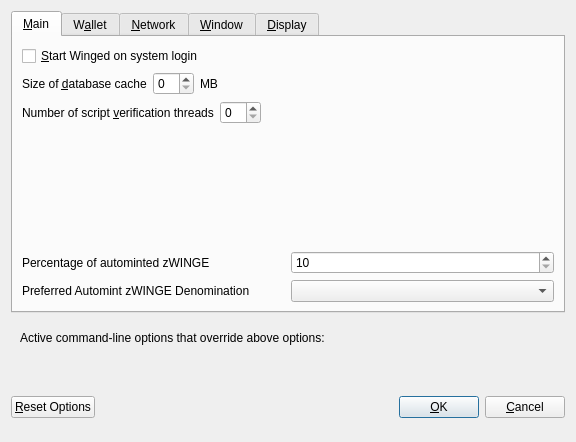
<?xml version="1.0" encoding="UTF-8"?>
<ui version="4.0">
 <class>OptionsDialog</class>
 <widget class="QDialog" name="OptionsDialog">
  <property name="geometry">
   <rect>
    <x>0</x>
    <y>0</y>
    <width>576</width>
    <height>442</height>
   </rect>
  </property>
  <property name="windowTitle">
   <string>Options</string>
  </property>
  <property name="modal">
   <bool>true</bool>
  </property>
  <layout class="QVBoxLayout" name="verticalLayout">
   <item>
    <widget class="QTabWidget" name="tabWidget">
     <property name="currentIndex">
      <number>0</number>
     </property>
     <widget class="QWidget" name="tabMain">
      <attribute name="title">
       <string>&amp;Main</string>
      </attribute>
      <layout class="QVBoxLayout" name="verticalLayout_Main">
       <item>
        <widget class="QCheckBox" name="bitcoinAtStartup">
         <property name="toolTip">
          <string>Automatically start Winged after logging in to the system.</string>
         </property>
         <property name="text">
          <string>&amp;Start Winged on system login</string>
         </property>
        </widget>
       </item>
       <item>
        <layout class="QHBoxLayout" name="horizontalLayout_2_Main">
         <item>
          <widget class="QLabel" name="databaseCacheLabel">
           <property name="text">
            <string>Size of &amp;database cache</string>
           </property>
           <property name="textFormat">
            <enum>Qt::PlainText</enum>
           </property>
           <property name="buddy">
            <cstring>databaseCache</cstring>
           </property>
          </widget>
         </item>
         <item>
          <widget class="QSpinBox" name="databaseCache"/>
         </item>
         <item>
          <widget class="QLabel" name="databaseCacheUnitLabel">
           <property name="text">
            <string>MB</string>
           </property>
           <property name="textFormat">
            <enum>Qt::PlainText</enum>
           </property>
          </widget>
         </item>
         <item>
          <spacer name="horizontalSpacer_2_Main">
           <property name="orientation">
            <enum>Qt::Horizontal</enum>
           </property>
           <property name="sizeHint" stdset="0">
            <size>
             <width>40</width>
             <height>20</height>
            </size>
           </property>
          </spacer>
         </item>
        </layout>
       </item>
       <item>
        <layout class="QHBoxLayout" name="horizontalLayout_3_Main">
         <item>
          <widget class="QLabel" name="threadsScriptVerifLabel">
           <property name="text">
            <string>Number of script &amp;verification threads</string>
           </property>
           <property name="textFormat">
            <enum>Qt::PlainText</enum>
           </property>
           <property name="buddy">
            <cstring>threadsScriptVerif</cstring>
           </property>
          </widget>
         </item>
         <item>
          <widget class="QSpinBox" name="threadsScriptVerif">
           <property name="toolTip">
            <string>(0 = auto, &lt;0 = leave that many cores free)</string>
           </property>
          </widget>
         </item>
         <item>
          <spacer name="horizontalSpacer_3_Main">
           <property name="orientation">
            <enum>Qt::Horizontal</enum>
           </property>
           <property name="sizeHint" stdset="0">
            <size>
             <width>40</width>
             <height>20</height>
            </size>
           </property>
          </spacer>
         </item>
        </layout>
       </item>
       <item>
        <spacer name="verticalSpacer_2">
         <property name="orientation">
          <enum>Qt::Vertical</enum>
         </property>
         <property name="sizeHint" stdset="0">
          <size>
           <width>20</width>
           <height>40</height>
          </size>
         </property>
        </spacer>
       </item>
       <item>
        <layout class="QHBoxLayout" name="horizontalLayout_3">
         <item>
          <widget class="QLabel" name="percentage_label">
           <property name="toolTip">
            <string>Percentage of incoming WINGE which get automatically converted to zWINGE via Zerocoin Protocol (min: 10%)</string>
           </property>
           <property name="text">
            <string>Percentage of autominted zWINGE</string>
           </property>
          </widget>
         </item>
         <item>
          <widget class="QSpinBox" name="zeromintPercentage">
           <property name="minimum">
            <number>10</number>
           </property>
           <property name="maximum">
            <number>100</number>
           </property>
          </widget>
         </item>
        </layout>
       </item>
       <item>
        <layout class="QHBoxLayout" name="horizontalLayout" stretch="0,0">
         <property name="sizeConstraint">
          <enum>QLayout::SetFixedSize</enum>
         </property>
         <item>
          <widget class="QLabel" name="labelPreferredDenom">
           <property name="maximumSize">
            <size>
             <width>16777215</width>
             <height>16777215</height>
            </size>
           </property>
           <property name="toolTip">
            <string>Wait with automatic conversion to Zerocoin until enough WINGE for this denomination is available</string>
           </property>
           <property name="text">
            <string>Preferred Automint zWINGE Denomination</string>
           </property>
          </widget>
         </item>
         <item>
          <widget class="QComboBox" name="preferredDenom">
           <property name="maximumSize">
            <size>
             <width>16777215</width>
             <height>27</height>
            </size>
           </property>
           <property name="toolTip">
            <string>Wait with automatic conversion to Zerocoin until enough WINGE for this denomination is available</string>
           </property>
           <property name="maxVisibleItems">
            <number>9</number>
           </property>
           <property name="maxCount">
            <number>9</number>
           </property>
          </widget>
         </item>
        </layout>
       </item>
      </layout>
     </widget>
     <widget class="QWidget" name="tabWallet">
      <attribute name="title">
       <string>W&amp;allet</string>
      </attribute>
      <layout class="QVBoxLayout" name="verticalLayout_Wallet">
       <item>
        <widget class="QGroupBox" name="groupBox">
         <property name="title">
          <string>Expert</string>
         </property>
         <layout class="QVBoxLayout" name="verticalLayout_2">
          <item>
           <widget class="QCheckBox" name="coinControlFeatures">
            <property name="toolTip">
             <string>Whether to show coin control features or not.</string>
            </property>
            <property name="text">
             <string>Enable coin &amp;control features</string>
            </property>
           </widget>
          </item>
          <item>
           <widget class="QCheckBox" name="showMasternodesTab">
            <property name="toolTip">
             <string>Show additional tab listing all your masternodes in first sub-tab&lt;br/&gt;and all masternodes on the network in second sub-tab.</string>
            </property>
            <property name="text">
             <string>Show Masternodes Tab</string>
            </property>
           </widget>
          </item>
          <item>
           <widget class="QCheckBox" name="spendZeroConfChange">
            <property name="toolTip">
             <string>If you disable the spending of unconfirmed change, the change from a transaction&lt;br/&gt;cannot be used until that transaction has at least one confirmation.&lt;br/&gt;This also affects how your balance is computed.</string>
            </property>
            <property name="text">
             <string>&amp;Spend unconfirmed change</string>
            </property>
           </widget>
          </item>
         </layout>
        </widget>
       </item>
       <item>
        <spacer name="verticalSpacer_Wallet">
         <property name="orientation">
          <enum>Qt::Vertical</enum>
         </property>
         <property name="sizeHint" stdset="0">
          <size>
           <width>20</width>
           <height>40</height>
          </size>
         </property>
        </spacer>
       </item>
      </layout>
     </widget>
     <widget class="QWidget" name="tabNetwork">
      <attribute name="title">
       <string>&amp;Network</string>
      </attribute>
      <layout class="QVBoxLayout" name="verticalLayout_Network">
       <item>
        <widget class="QCheckBox" name="mapPortUpnp">
         <property name="toolTip">
          <string>Automatically open the Winged client port on the router. This only works when your router supports UPnP and it is enabled.</string>
         </property>
         <property name="text">
          <string>Map port using &amp;UPnP</string>
         </property>
        </widget>
       </item>
       <item>
        <widget class="QCheckBox" name="allowIncoming">
         <property name="toolTip">
          <string>Accept connections from outside</string>
         </property>
         <property name="text">
          <string>Allow incoming connections</string>
         </property>
        </widget>
       </item>
       <item>
        <widget class="QCheckBox" name="connectSocks">
         <property name="toolTip">
          <string>Connect to the Winged network through a SOCKS5 proxy.</string>
         </property>
         <property name="text">
          <string>&amp;Connect through SOCKS5 proxy (default proxy):</string>
         </property>
        </widget>
       </item>
       <item>
        <layout class="QHBoxLayout" name="horizontalLayout_1_Network">
         <item>
          <widget class="QLabel" name="proxyIpLabel">
           <property name="text">
            <string>Proxy &amp;IP:</string>
           </property>
           <property name="textFormat">
            <enum>Qt::PlainText</enum>
           </property>
           <property name="buddy">
            <cstring>proxyIp</cstring>
           </property>
          </widget>
         </item>
         <item>
          <widget class="QValidatedLineEdit" name="proxyIp">
           <property name="minimumSize">
            <size>
             <width>140</width>
             <height>0</height>
            </size>
           </property>
           <property name="maximumSize">
            <size>
             <width>140</width>
             <height>16777215</height>
            </size>
           </property>
           <property name="toolTip">
            <string>IP address of the proxy (e.g. IPv4: 127.0.0.1 / IPv6: ::1)</string>
           </property>
          </widget>
         </item>
         <item>
          <widget class="QLabel" name="proxyPortLabel">
           <property name="text">
            <string>&amp;Port:</string>
           </property>
           <property name="textFormat">
            <enum>Qt::PlainText</enum>
           </property>
           <property name="buddy">
            <cstring>proxyPort</cstring>
           </property>
          </widget>
         </item>
         <item>
          <widget class="QLineEdit" name="proxyPort">
           <property name="minimumSize">
            <size>
             <width>55</width>
             <height>0</height>
            </size>
           </property>
           <property name="maximumSize">
            <size>
             <width>55</width>
             <height>16777215</height>
            </size>
           </property>
           <property name="toolTip">
            <string>Port of the proxy (e.g. 9050)</string>
           </property>
          </widget>
         </item>
         <item>
          <spacer name="horizontalSpacer_1_Network">
           <property name="orientation">
            <enum>Qt::Horizontal</enum>
           </property>
           <property name="sizeHint" stdset="0">
            <size>
             <width>40</width>
             <height>20</height>
            </size>
           </property>
          </spacer>
         </item>
        </layout>
       </item>
       <item>
        <spacer name="verticalSpacer_Network">
         <property name="orientation">
          <enum>Qt::Vertical</enum>
         </property>
         <property name="sizeHint" stdset="0">
          <size>
           <width>20</width>
           <height>40</height>
          </size>
         </property>
        </spacer>
       </item>
      </layout>
     </widget>
     <widget class="QWidget" name="tabWindow">
      <attribute name="title">
       <string>&amp;Window</string>
      </attribute>
      <layout class="QVBoxLayout" name="verticalLayout_Window">
       <item>
        <widget class="QCheckBox" name="minimizeToTray">
         <property name="toolTip">
          <string>Show only a tray icon after minimizing the window.</string>
         </property>
         <property name="text">
          <string>&amp;Minimize to the tray instead of the taskbar</string>
         </property>
        </widget>
       </item>
       <item>
        <widget class="QCheckBox" name="minimizeOnClose">
         <property name="toolTip">
          <string>Minimize instead of exit the application when the window is closed. When this option is enabled, the application will be closed only after selecting Quit in the menu.</string>
         </property>
         <property name="text">
          <string>M&amp;inimize on close</string>
         </property>
        </widget>
       </item>
       <item>
        <spacer name="verticalSpacer_Window">
         <property name="orientation">
          <enum>Qt::Vertical</enum>
         </property>
         <property name="sizeHint" stdset="0">
          <size>
           <width>20</width>
           <height>40</height>
          </size>
         </property>
        </spacer>
       </item>
      </layout>
     </widget>
     <widget class="QWidget" name="tabDisplay">
      <attribute name="title">
       <string>&amp;Display</string>
      </attribute>
      <layout class="QVBoxLayout" name="verticalLayout_Display">
       <item>
        <layout class="QHBoxLayout" name="horizontalLayout_1_Display">
         <item>
          <widget class="QLabel" name="langLabel">
           <property name="text">
            <string>User Interface &amp;language:</string>
           </property>
           <property name="textFormat">
            <enum>Qt::PlainText</enum>
           </property>
           <property name="buddy">
            <cstring>lang</cstring>
           </property>
          </widget>
         </item>
         <item>
          <widget class="QValueComboBox" name="lang">
           <property name="toolTip">
            <string>The user interface language can be set here. This setting will take effect after restarting Winged.</string>
           </property>
          </widget>
         </item>
        </layout>
       </item>
       <item>
        <widget class="QLabel" name="label_3">
         <property name="toolTip">
          <string notr="true"/>
         </property>
         <property name="statusTip">
          <string notr="true"/>
         </property>
         <property name="whatsThis">
          <string notr="true"/>
         </property>
         <property name="accessibleName">
          <string notr="true"/>
         </property>
         <property name="text">
          <string>Language missing or translation incomplete? Help contributing translations here:
https://www.transifex.com/winged-project/winged-project-translations</string>
         </property>
         <property name="wordWrap">
          <bool>true</bool>
         </property>
         <property name="openExternalLinks">
          <bool>true</bool>
         </property>
         <property name="textInteractionFlags">
          <set>Qt::TextBrowserInteraction</set>
         </property>
        </widget>
       </item>
       <item>
        <layout class="QHBoxLayout" name="horizontalLayout_4_Display" stretch="0,0">
         <item>
          <widget class="QLabel" name="themeLabel">
           <property name="text">
            <string>User Interface Theme:</string>
           </property>
          </widget>
         </item>
         <item>
          <widget class="QValueComboBox" name="theme"/>
         </item>
        </layout>
       </item>
       <item>
        <widget class="Line" name="line">
         <property name="orientation">
          <enum>Qt::Horizontal</enum>
         </property>
        </widget>
       </item>
       <item>
        <layout class="QHBoxLayout" name="horizontalLayout_2_Display">
         <item>
          <widget class="QLabel" name="unitLabel">
           <property name="text">
            <string>&amp;Unit to show amounts in:</string>
           </property>
           <property name="textFormat">
            <enum>Qt::PlainText</enum>
           </property>
           <property name="buddy">
            <cstring>unit</cstring>
           </property>
          </widget>
         </item>
         <item>
          <widget class="QValueComboBox" name="unit">
           <property name="toolTip">
            <string>Choose the default subdivision unit to show in the interface and when sending coins.</string>
           </property>
          </widget>
         </item>
        </layout>
       </item>
       <item>
        <layout class="QHBoxLayout" name="horizontalLayout_5_Display">
         <item>
          <widget class="QLabel" name="digitsLabel">
           <property name="text">
            <string>Decimal digits</string>
           </property>
          </widget>
         </item>
         <item>
          <widget class="QValueComboBox" name="digits"/>
         </item>
        </layout>
       </item>
       <item>
        <layout class="QHBoxLayout" name="horizontalLayout_3_Display">
         <item>
          <widget class="QLabel" name="thirdPartyTxUrlsLabel">
           <property name="toolTip">
            <string>Third party URLs (e.g. a block explorer) that appear in the transactions tab as context menu items. %s in the URL is replaced by transaction hash. Multiple URLs are separated by vertical bar |.</string>
           </property>
           <property name="text">
            <string>Third party transaction URLs</string>
           </property>
           <property name="buddy">
            <cstring>thirdPartyTxUrls</cstring>
           </property>
          </widget>
         </item>
         <item>
          <widget class="QLineEdit" name="thirdPartyTxUrls">
           <property name="toolTip">
            <string>Third party URLs (e.g. a block explorer) that appear in the transactions tab as context menu items. %s in the URL is replaced by transaction hash. Multiple URLs are separated by vertical bar |.</string>
           </property>
          </widget>
         </item>
        </layout>
       </item>
       <item>
        <spacer name="verticalSpacer">
         <property name="orientation">
          <enum>Qt::Vertical</enum>
         </property>
         <property name="sizeHint" stdset="0">
          <size>
           <width>20</width>
           <height>40</height>
          </size>
         </property>
        </spacer>
       </item>
      </layout>
     </widget>
    </widget>
   </item>
   <item>
    <widget class="QFrame" name="frame">
     <layout class="QVBoxLayout" name="verticalLayout_Bottom">
      <item>
       <layout class="QHBoxLayout" name="horizontalLayout_Bottom">
        <item>
         <widget class="QLabel" name="overriddenByCommandLineInfoLabel">
          <property name="text">
           <string>Active command-line options that override above options:</string>
          </property>
          <property name="textFormat">
           <enum>Qt::PlainText</enum>
          </property>
         </widget>
        </item>
        <item>
         <spacer name="horizontalSpacer_Bottom">
          <property name="orientation">
           <enum>Qt::Horizontal</enum>
          </property>
          <property name="sizeHint" stdset="0">
           <size>
            <width>40</width>
            <height>20</height>
           </size>
          </property>
         </spacer>
        </item>
       </layout>
      </item>
      <item>
       <widget class="QLabel" name="overriddenByCommandLineLabel">
        <property name="text">
         <string/>
        </property>
        <property name="textFormat">
         <enum>Qt::PlainText</enum>
        </property>
        <property name="wordWrap">
         <bool>true</bool>
        </property>
       </widget>
      </item>
     </layout>
    </widget>
   </item>
   <item>
    <layout class="QHBoxLayout" name="horizontalLayout_Buttons">
     <item>
      <widget class="QPushButton" name="resetButton">
       <property name="toolTip">
        <string>Reset all client options to default.</string>
       </property>
       <property name="text">
        <string>&amp;Reset Options</string>
       </property>
       <property name="autoDefault">
        <bool>false</bool>
       </property>
      </widget>
     </item>
     <item>
      <spacer name="horizontalSpacer_1">
       <property name="orientation">
        <enum>Qt::Horizontal</enum>
       </property>
       <property name="sizeHint" stdset="0">
        <size>
         <width>40</width>
         <height>48</height>
        </size>
       </property>
      </spacer>
     </item>
     <item>
      <widget class="QLabel" name="statusLabel">
       <property name="minimumSize">
        <size>
         <width>200</width>
         <height>0</height>
        </size>
       </property>
       <property name="font">
        <font>
         <weight>75</weight>
         <bold>true</bold>
        </font>
       </property>
       <property name="text">
        <string/>
       </property>
       <property name="textFormat">
        <enum>Qt::PlainText</enum>
       </property>
       <property name="wordWrap">
        <bool>true</bool>
       </property>
      </widget>
     </item>
     <item>
      <spacer name="horizontalSpacer_2">
       <property name="orientation">
        <enum>Qt::Horizontal</enum>
       </property>
       <property name="sizeHint" stdset="0">
        <size>
         <width>40</width>
         <height>48</height>
        </size>
       </property>
      </spacer>
     </item>
     <item>
      <widget class="QPushButton" name="okButton">
       <property name="text">
        <string>&amp;OK</string>
       </property>
       <property name="autoDefault">
        <bool>false</bool>
       </property>
       <property name="default">
        <bool>true</bool>
       </property>
      </widget>
     </item>
     <item>
      <widget class="QPushButton" name="cancelButton">
       <property name="text">
        <string>&amp;Cancel</string>
       </property>
       <property name="autoDefault">
        <bool>false</bool>
       </property>
      </widget>
     </item>
    </layout>
   </item>
  </layout>
 </widget>
 <customwidgets>
  <customwidget>
   <class>QValidatedLineEdit</class>
   <extends>QLineEdit</extends>
   <header>qvalidatedlineedit.h</header>
  </customwidget>
  <customwidget>
   <class>QValueComboBox</class>
   <extends>QComboBox</extends>
   <header>qvaluecombobox.h</header>
  </customwidget>
 </customwidgets>
 <resources/>
 <connections/>
</ui>
